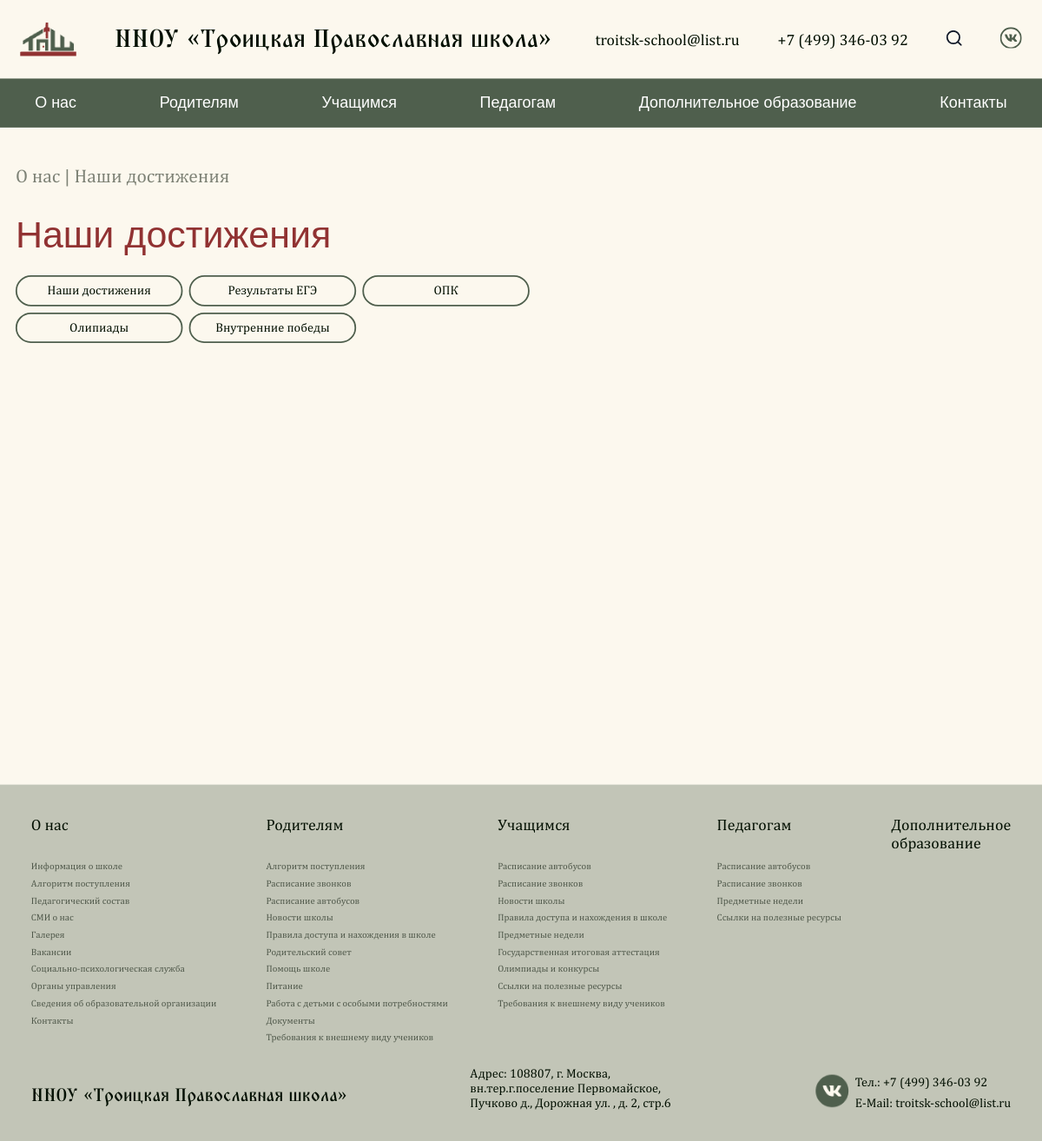
The app's page /achievments/ with its own data.
### pages/models.py (models this page shows, shortened)
class Contact(SingletonModel):
  email = models.CharField("Электронная почта", max_length=100)
  phone = models.CharField("Телефон", max_length=100)
  address = models.CharField("Адрес", max_length=100)
  vk_link = models.CharField("Ссылка на VK", max_length=100)
  class Meta:
    verbose_name = "Контакты"
    verbose_name_plural = "Контакты"

class AchievmentCategory(models.Model):
  name = models.CharField("Название", max_length=150)
  class Meta:
    verbose_name = "Категория достижения"
    verbose_name_plural = "Категории достижений"

class GenericPageB(models.Model):
  COLOR_CHOICES = [
    ('#913232', 'Красный'),
    ('#4F5F4D', 'Зелёный'),
  ]
  show_in_nav = models.BooleanField("Показать страницу в навигации?", default=False)
  category = models.ForeignKey(GenericPageCategory, verbose_name="Категория", on_delete=models.CASCADE, related_name="pages_b", null=True, blank=True)
  path = models.CharField("Путь к странице", max_length=800, null=True, blank=True)
  page_title = models.CharField("Название страницы", max_length=2000)
  description = models.TextField("Описание", max_length=20000)
  title_color = models.CharField("Цвет заголовка", max_length=7, choices=COLOR_CHOICES, default='#913232')
  is_navigational = models.BooleanField("Является ли страницей навигации?", default=False)
  class Meta:
    verbose_name = "Страница типа 'Б'"
    verbose_name_plural = "Страницы типа 'Б'"

### pages/views.py (the view)
# urls.py: path('achievments/', achievments_page, name="page_achievments"),
def achievments_page(request):
  if request.method == "GET":
      contacts = Contact.objects.all()[0]
      achievments = Achievment.objects.all()
      category = AchievmentCategory.objects.all()
      main_page_info = MainPage.objects.all()[0]
      page_for_nav_a = GenericPageA.objects.all().filter(show_in_nav=True)
      page_for_nav_b = GenericPageB.objects.all().filter(show_in_nav=True)
      param_category = request.GET.get("category")
      if param_category:
          achievments = achievments.filter(category=param_category)
      context = {
          'contacts': contacts,
          'category': category,
          'achievments': achievments,
          'main_page_info': main_page_info,
          'page_for_nav_a': page_for_nav_a,
          'page_for_nav_b': page_for_nav_b,
      }
      return render(request, 'achievments.html', context)
  else:
      return HttpResponse("Ошибка!")

### pages/templates/achievments.html (shortened to what this page needs)
{% extends 'generics/base.html' %}
{% load static %}
{% block content %}
<div class="news">
  <div class="container">
    <h2 class="generic-subtitle">
        <a href="{% url 'page_type_b' 9 %}" class="generic-breadcrumb generic-subtitle">О нас</a> |  Наши достижения
    </h2>
    <h1 class="generic-title">
        Наши достижения
    </h1>
    <div class="generic-category-list">
        <a href="?category=" class="generic-category-item">
          Наши достижения
        </a>
        {% for i in category %}
        <a href="?category={{ i.id }}" class="generic-category-item">
        {{ i.name }}
        </a>
        {% endfor %}
    </div>
    <div class="main-articles-list">
    </div>
  </div>
</div>
{% endblock %}

### pages/templates/generics/_header.html (shortened to what this page needs)
{% load static %}
<header class="header">
    <div class="container">
        <div class="header-block">
            <a href="{% url 'page_main' %}" class="header-box">
                <img src="{% static 'assets/Layer_Logo.png' %}" alt="">
                <h1 class="header-title">ННОУ «Троицкая Православная школа»</h1>
            </a>
            <div class="header-nav">
                <ul class="nav-list">
                    <li><a href="mailto:{{ contacts.email }}" class="nav-link">{{ contacts.email }}</a></li>
                    <li><a href="tel:{{ contacts.phone }}" class="nav-link">{{ contacts.phone }}</a></li>
                    <li><a href="#" class="nav-link">
                    </a></li>
                    <li><a href="{{ contacts.vk_link }}" class="nav-link">
                    </a></li>
                </ul>
            </div>
        </div>
    </div>
</header>
<nav class="navbar">
    <ul class="container menu">
        <li class="menu-item has-submenu">
            <a href="{% url 'page_type_b' 9 %}">О нас</a>
        </li>
        <li class="menu-item has-submenu">
            <a href="{% url 'page_type_b' 10 %}">Родителям</a>
        </li>
        <li class="menu-item has-submenu">
            <a href="{% url 'page_type_b' 11 %}">Учащимся</a>
        </li>
        <li class="menu-item has-submenu">
            <a href="{% url 'page_type_b' 12 %}">Педагогам</a>
        </li>
        <li class="menu-item"><a href="{% url 'page_additional_education' %}">Дополнительное образование</a></li>
        <li class="menu-item"><a href="{% url 'page_contacts' %}">Контакты</a></li>
    </ul>
    </nav>

### pages/templates/generics/_footer.html (shortened to what this page needs)
{% load static %}
<footer class="footer">
  <div class="container">
    <div class="footer-colums">
      <div class="footer__columns">
        <p><a style="font-weight: 500;" href="{% url 'page_type_b' 9 %}">О нас</a></p>
        <p><a class="footer__text" href="{% url 'page_school_information_main' %}">Информация о школе</a></p>
        <p><a class="footer__text" href="{% url 'page_append' %}">Алгоритм поступления</a></p>
        <p><a class="footer__text" href="{% url 'page_teachers' %}">Педагогический состав</a></p>
        <p><a class="footer__text" href="{% url 'page_news' %}">СМИ о нас</a></p>
        <p><a class="footer__text" href="{% url 'page_gallery' %}">Галерея</a></p>
        <p><a class="footer__text" href="{% url 'page_vacancy' %}">Вакансии</a></p>
        <p><a class="footer__text" href="{% url 'page_social_psychology' %}">Социально-психологическая служба</a></p>
        <p><a class="footer__text" href="{% url 'page_administrative_control' %}">Органы управления</a></p>
        <p><a class="footer__text" href="{% url 'page_additional_organization' %}">Сведения об образовательной организации</a></p>
        <p><a class="footer__text" href="{% url 'page_contacts' %}">Контакты</a></p>
      </div>
      <div class="footer__columns">
        <p><a style="font-weight: 500;" href="{% url 'page_type_b' 10 %}">Родителям</a></p>
        <p><a class="footer__text" href="{% url 'page_append' %}">Алгоритм поступления</a></p>
        <p><a class="footer__text" href="{% url 'page_schedule' %}">Расписание звонков</a></p>
        <p><a class="footer__text" href="{% url 'page_schedule_bus' %}">Расписание автобусов</a></p>
        <p><a class="footer__text" href="{% url 'page_news' %}">Новости школы</a></p>
        <p><a class="footer__text" href="{% url 'page_type_b' 6 %}">Правила доступа и нахождения в школе</a></p>
        <p><a class="footer__text" href="{% url 'page_administrative_control_detail' 3 %}">Родительский совет</a></p>
        <p><a class="footer__text" href="{% url 'page_school_information_detail' 3 %}">Помощь школе</a></p>
        <p><a class="footer__text" href="{% url 'page_cuisine' %}">Питание</a></p>
        <p><a class="footer__text" href="#">Работа с детьми с особыми потребностями</a></p>
        <p><a class="footer__text" href="#">Документы</a></p>
        {% for page in page_for_nav_b %}
        {% if page.category.name == 'Родителям' %}
        <p><a class="footer__text" href="{% url 'page_type_b' page.id %}">{{ page.page_title }}</a></p>
        {% endif %}
        {% endfor %}
      </div>
      <div class="footer__columns">
        <p><a style="font-weight: 500;" href="{% url 'page_type_b' 11 %}">Учащимся</a></p>
        <p><a class="footer__text" href="{% url 'page_schedule_bus' %}">Расписание автобусов</a></p>
        <p><a class="footer__text" href="{% url 'page_schedule' %}">Расписание звонков</a></p>
        <p><a class="footer__text" href="{% url 'page_news' %}">Новости школы</a></p>
        <p><a class="footer__text" href="{% url 'page_type_b' 3 %}">Правила доступа и нахождения в школе</a></p>
        <p><a class="footer__text" href="{% url 'page_subjects' %}">Предметные недели</a></p>
        <p><a class="footer__text" href="{% url 'page_attestation' %}">Государственная итоговая аттестация</a></p>
        <p><a class="footer__text" href="{% url 'page_type_b' 1 %}">Олимпиады и конкурсы</a></p>
        <p><a class="footer__text" href="{% url 'page_type_b' 2 %}">Ссылки на полезные ресурсы</a></p>
        {% for page in page_for_nav_b %}
        {% if page.category.name == 'Учащимся' %}
        <p><a class="footer__text" href="{% url 'page_type_b' page.id %}">{{ page.page_title }}</a></p>
        {% endif %}
        {% endfor %}
      </div>
      <div class="footer__columns">
        <p><a style="font-weight: 500;" href="{% url 'page_type_b' 12 %}">Педагогам</a></p>
        <p><a class="footer__text" href="{% url 'page_schedule_bus' %}">Расписание автобусов</a></p>
        <p><a class="footer__text" href="{% url 'page_schedule' %}">Расписание звонков</a></p>
        <p><a class="footer__text" href="{% url 'page_subjects' %}">Предметные недели</a></p>
        <p><a class="footer__text" href="{% url 'page_type_b' 5 %}">Ссылки на полезные ресурсы</a></p>
      </div>
      <div class="footer__columns">
        <p><a style="font-weight: 500;" href="{% url 'page_additional_education' %}">Дополнительное <br> образование</a></p>
      </div>
    </div>
    <div class="footer__bottom">
      <a class="footer__name" href="{% url 'page_main' %}">ННОУ «Троицкая Православная школа»</a>
      <p class="footer__adres" style="width: 286px;">Адрес: {{ contacts.address }}</p>
      <div class="search-btn" style="display: flex; height: 46px; gap: 7.85px">
        <a href="{{ contacts.vk_link }}"><img class="vk" src="{% static 'assets/basil_vk-solid.png' %}" style="width: 43px; height: 42px;" alt=""></a>
        <div class="footer__contact" style="display: flex; flex-direction: column; justify-content: space-between;">
          <p class="footer__number">Тел.: {{ contacts.phone }}</p>
          <p class="footer__emil">E-Mail: {{ contacts.email }}</p>
        </div>
      </div>
    </div>
  </div>
</footer>

### static/css/index.css (style rules this page uses)
* { padding: 0; margin: 0; box-sizing: border-box; list-style: none; text-decoration: none; }
html, body { margin: 0; padding: 0; background: #FCF8EE; scroll-behavior: smooth; }
@media (max-width: 1330px) { body { overflow-x: hidden; } }
.container { max-width: 1300px; margin: 0 auto; }
p, span, a, h1, h2, h3, h4, h5, h6, b { font-family: 'Playfair Display', sans-serif; }

### static/css/header.css (style rules this page uses)
.header { padding: 26px; width: 100%; background: rgb(252, 248, 238); }
.header-block { display: flex; justify-content: space-between; align-items: center; }
.header-box { display: flex; align-items: center; gap: 49px; }
.nav-list { display: flex; align-items: center; gap: 49px; }
.header-title { color: rgb(2, 15, 1); font-family: 'TriodPostnaja' , serif; font-size: 32px; font-weight: 500; line-height: 49px; text-align: left; }
.nav-link { color: rgb(2, 15, 1); font-family: 'Literata', sans-serif; font-size: 20px; font-weight: 400; letter-spacing: 0%; text-align: left; }
.navbar { background-color: #4F5F4D; }
.menu { display: flex; justify-content: space-between; list-style: none; padding: 0; margin: 0; }
.menu-item { position: relative; }
.menu-item a { display: block; padding: 20px 25px; color: white; text-decoration: none; font-size: 20px; font-size: 'Literata', sans-serif; border-radius: 12px; }

### static/css/generic.css (style rules this page uses)
.generic-subtitle { font-size: 24px; font-weight: 500; line-height: 1.2; color: #020F01; opacity: 0.5; padding-top: 48px; padding-bottom: 32px; font-family: 'Literata', sans-serif; }
.generic-title { font-size: 48px; letter-spacing: 0%; font-weight: 500; line-height: 1.2; color: #913232; font-family: 'Playfair Display', sans-serif; margin-bottom: 24px; }
.generic-category-list { display: flex; gap: 8px; width: 670px; flex-wrap: wrap; margin-bottom: 56px; }
.generic-category-item { border: 2px solid #4F5F4D; padding: 8px; width: 215px; display: flex; justify-content: center; border-radius: 24px; font-size: 16px; line-height: 1.2; font-weight: 500; cursor: pointer; font-family: 'Literata', sans-serif; text-decoration: none; color: #020F01; transition: all .2s; }
.generic-breadcrumb { opacity: 1; }

### static/css/footer.css (style rules this page uses)
.footer { margin-top: 72px; background: rgb(207, 209, 196); padding: 40px 20px; font-family: 'Literata', sans-serif; }
.footer { background-color: #c2c5b7; padding: 40px; font-family: serif; font-size: 14px; color: #1f1f1f; margin-top: 40px; margin-bottom: -10px; }
.footer-colums { display: flex; justify-content: space-between; margin-bottom: 30px; position: relative; }
.footer__bottom { display: flex; justify-content: space-between; align-items: flex-end; flex-wrap: wrap; }
.footer__text { color: black; opacity: 0.6; font-family: 'Literata' , serif; font-weight: 400; }
.footer__name { color: rgb(2, 15, 1); font-family: 'TriodPostnaja', serif; font-size: 23.13px; font-weight: 500; line-height: 36px; letter-spacing: 0%; text-align: left; }
.footer__adres { color: rgb(2, 15, 1); font-family: 'Literata', serif; font-size: 16px; font-weight: 400; line-height: 19px; letter-spacing: 0%; text-align: left; }
.footer__number, .footer__emil { color: rgb(2, 15, 1); font-family: 'Literata', sans-serif; font-size: 16px; font-weight: 400; line-height: 19px; letter-spacing: 0%; text-align: left; }
.footer__columns p a { width: 50; height: 23; gap: 10px; color: rgb(2, 15, 1); font-family: 'Literata', sans-serif; font-weight: 400; letter-spacing: 0%; text-align: left; text-decoration: none; font-size: 12px; }
.footer__columns p:first-child { margin-bottom: 27px; }
.footer__columns p:first-child a { font-size: 20px; }
.footer__columns { display: flex; flex-direction: column; gap: 6px; }

### static/css/news.css (style rules this page uses)
.main-articles-list { display: flex; gap: 22.39px; height: 450px; margin-bottom: 22px; }

### records on screen
Contact: email "troitsk-school@list.ru", phone "+7 (499) 346-03 92", address "108807, г. Москва, вн.тер.г.поселение Первомайское, Пучково д., Дорожная ул. , д. 2, стр.6"
AchievmentCategory: name "Результаты ЕГЭ"
AchievmentCategory: name "ОПК"
AchievmentCategory: name "Олипиады"
AchievmentCategory: name "Внутренние победы"
GenericPageB: page_title "Требования к внешнему виду учеников"
GenericPageB: page_title "Требования к внешнему виду учеников"
